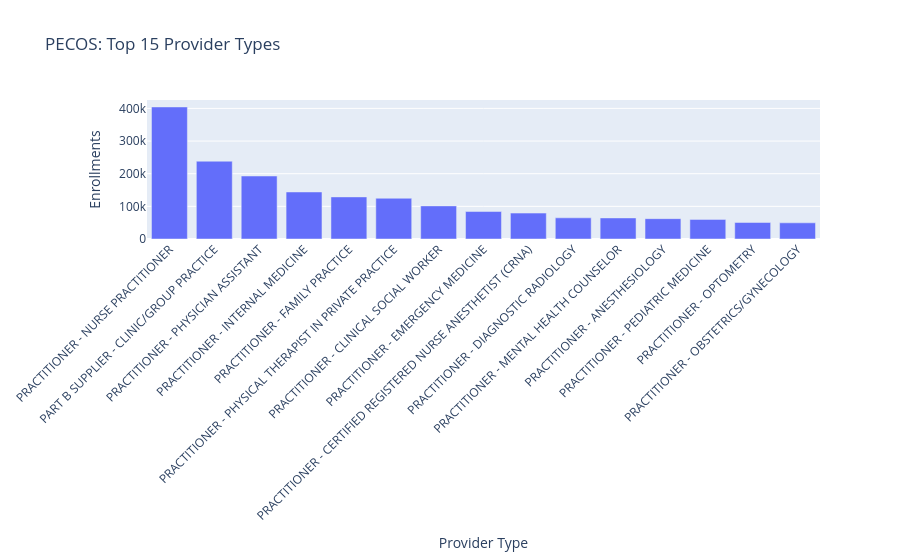
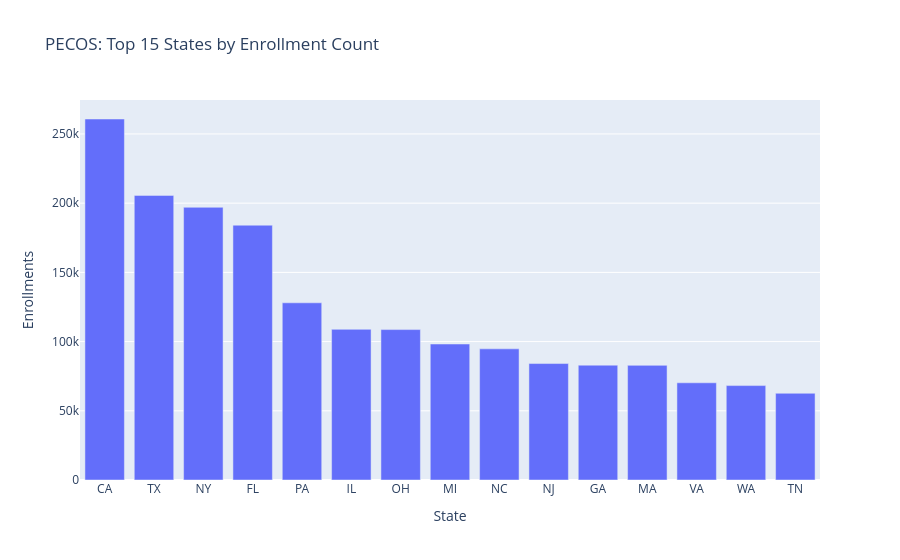

The notebook cell these images were saved under, in order:
### Code cell
# PECOS visualizations

# Provider type distribution
fig4 = px.bar(
    pecos["PROVIDER_TYPE_DESC"].value_counts().head(15).reset_index(),
    x="PROVIDER_TYPE_DESC", y="count",
    title="PECOS: Top 15 Provider Types",
    labels={"PROVIDER_TYPE_DESC": "Provider Type", "count": "Enrollments"}
)
fig4.update_layout(xaxis_tickangle=-45)
fig4.show()

# Enrollments by state
fig5 = px.bar(
    pecos["STATE_CD"].value_counts().head(15).reset_index(),
    x="STATE_CD", y="count",
    title="PECOS: Top 15 States by Enrollment Count",
    labels={"STATE_CD": "State", "count": "Enrollments"}
)
fig5.show()

### Figure 1 — Plotly figure (JSON) as saved in the notebook; plotly's stock layout.template omitted (floating-point values rounded to 4 significant figures)
{"data": [{"hovertemplate": "Provider Type=%{x}<br>Enrollments=%{y}<extra></extra>", "legendgroup": "", "marker": {"color": "#636efa", "pattern": {"shape": ""}}, "name": "", "orientation": "v", "showlegend": false, "textposition": "auto", "type": "bar", "x": ["PRACTITIONER - NURSE PRACTITIONER", "PART B SUPPLIER - CLINIC/GROUP PRACTICE", "PRACTITIONER - PHYSICIAN ASSISTANT", "PRACTITIONER - INTERNAL MEDICINE", "PRACTITIONER - FAMILY PRACTICE", "PRACTITIONER - PHYSICAL THERAPIST IN PRIVATE PRACTICE", "PRACTITIONER - CLINICAL SOCIAL WORKER", "PRACTITIONER - EMERGENCY MEDICINE", "PRACTITIONER - CERTIFIED REGISTERED NURSE ANESTHETIST (CRNA)", "PRACTITIONER - DIAGNOSTIC RADIOLOGY", "PRACTITIONER - MENTAL HEALTH COUNSELOR", "PRACTITIONER - ANESTHESIOLOGY", "PRACTITIONER - PEDIATRIC MEDICINE", "PRACTITIONER - OPTOMETRY", "PRACTITIONER - OBSTETRICS/GYNECOLOGY"], "xaxis": "x", "y": [404455, 238261, 192960, 144014, 128953, 124790, 101444, 84177, 79375, 64883, 64530, 62278, 60059, 50602, 49559], "yaxis": "y"}], "layout": {"barmode": "relative", "legend": {"tracegroupgap": 0}, "title": {"text": "PECOS: Top 15 Provider Types"}, "xaxis": {"anchor": "y", "domain": [0.0, 1.0], "tickangle": -45, "title": {"text": "Provider Type"}}, "yaxis": {"anchor": "x", "domain": [0.0, 1.0], "title": {"text": "Enrollments"}}}}

### Figure 2 — Plotly figure (JSON) as saved in the notebook; plotly's stock layout.template omitted (floating-point values rounded to 4 significant figures)
{"data": [{"hovertemplate": "State=%{x}<br>Enrollments=%{y}<extra></extra>", "legendgroup": "", "marker": {"color": "#636efa", "pattern": {"shape": ""}}, "name": "", "orientation": "v", "showlegend": false, "textposition": "auto", "type": "bar", "x": ["CA", "TX", "NY", "FL", "PA", "IL", "OH", "MI", "NC", "NJ", "GA", "MA", "VA", "WA", "TN"], "xaxis": "x", "y": [260811, 205632, 197015, 184088, 128021, 108844, 108665, 98256, 94754, 84130, 82969, 82824, 70232, 68215, 62648], "yaxis": "y"}], "layout": {"barmode": "relative", "legend": {"tracegroupgap": 0}, "title": {"text": "PECOS: Top 15 States by Enrollment Count"}, "xaxis": {"anchor": "y", "domain": [0.0, 1.0], "title": {"text": "State"}}, "yaxis": {"anchor": "x", "domain": [0.0, 1.0], "title": {"text": "Enrollments"}}}}
